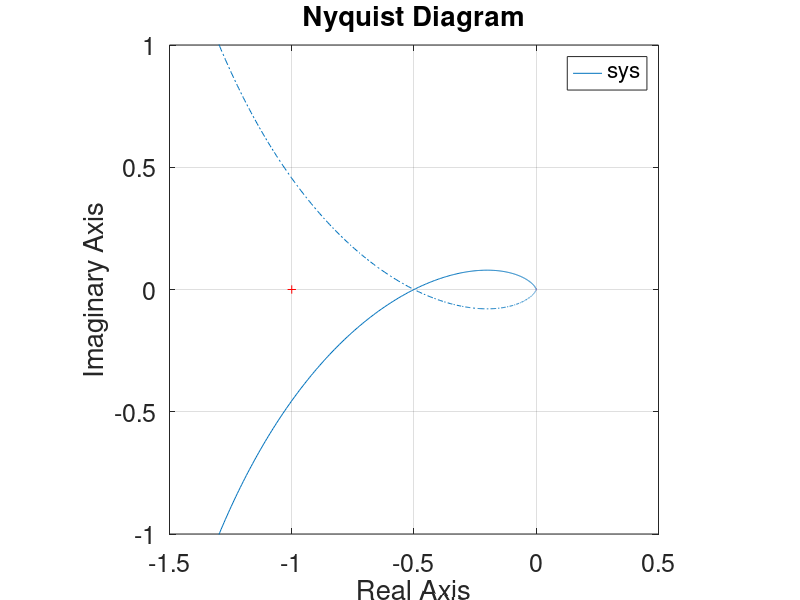

MATLAB code for this plot:
% funcao transferencia malha
% numerador
num = 1;
% denominador
den = poly([-1 -1 0]);
% funcao transferencia
sys = tf(num, den)

% diagrama polar
nyquist(sys)
axis('equal')
set(gca,'FontSize',18)
axis([-1.5 0.5 -1 1])

% pront -dpng margens-1.png

% determinar margens e frequencias
[mg,mf,wmg,wmf] = margin(sys)